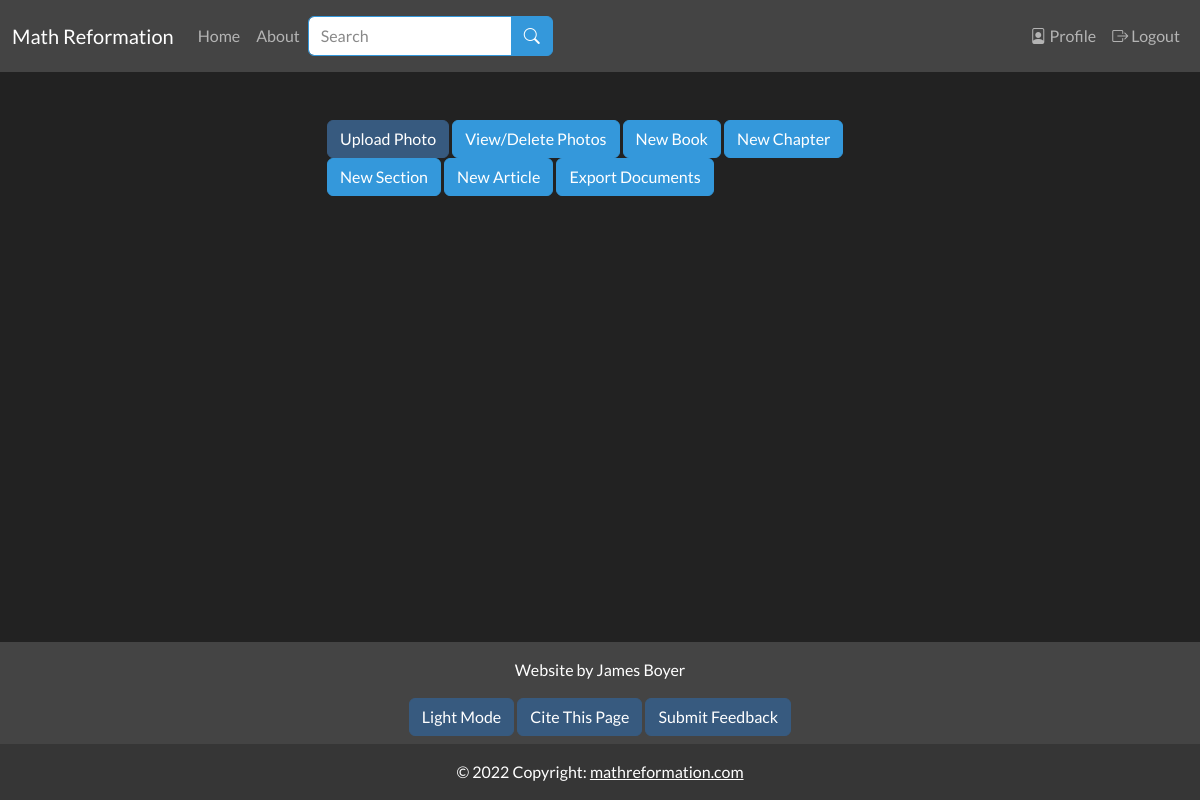
The page /editor_home (signed in) on the database as committed earlier.
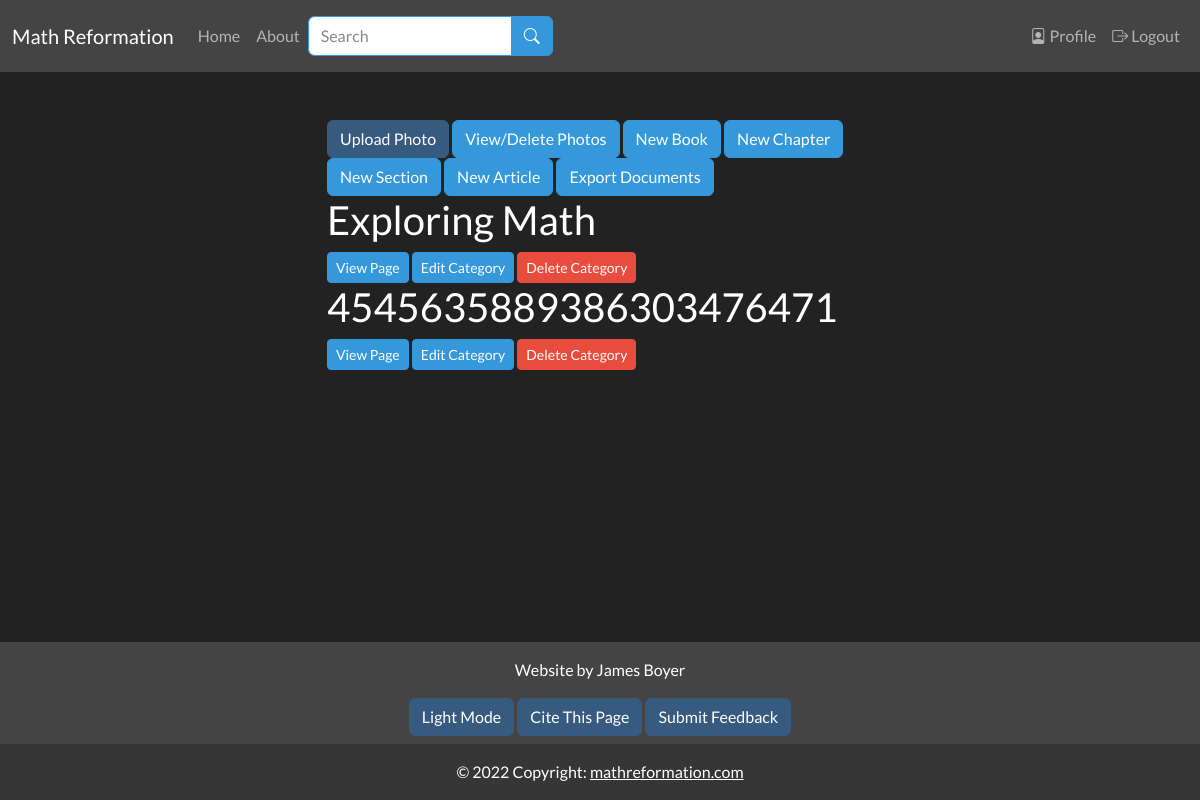
The same page on the database as committed later.
### app/models.py (models this page shows, shortened)
class SearchableMixin(object):
    @classmethod
    def search(cls, expression, page, per_page):
        ids, scores, total = query_index(cls.__tablename__, expression, page, per_page)
        if total == 0:
            return cls.query.filter_by(id=0), [], 0
        when = []
        for i in range(len(ids)):
            when.append((ids[i], i))
        return cls.query.filter(cls.id.in_(ids)).order_by( db.case(when, value=cls.id)), scores, total

class Document(SearchableMixin, db.Model):
    __tablename__ = "document"
    __searchable__ = ["body_main", "name"]
    id = db.Column(db.Integer, primary_key=True)
    name = db.Column(db.String(50), nullable=False, unique=False)
    path = db.Column(db.String(250), unique=True, nullable=False)
    body_main = db.Column(db.String(), index=True)
    body_draft = db.Column(db.String(), index=True)
    date_added = db.Column(db.DateTime, nullable=False,
        default=datetime.utcnow)
    header = db.Column(db.String(), index=True)
    order = db.Column(db.Integer())
    is_visible = db.Column(db.Boolean())
    document_type = db.Column(db.String(10), index=True)
    user_id = db.Column(db.Integer, db.ForeignKey('user.id'))
    prev_page_id = db.Column(db.Integer(), db.ForeignKey("document.id"))
    next_page = db.relationship("Document", backref=backref("prev_page", remote_side=[id]), uselist=False, foreign_keys=[prev_page_id])
    parent_id = db.Column(db.Integer(), db.ForeignKey("document.id"))
    children = db.relationship("Document", backref=backref("parent", remote_side=[id]), foreign_keys=[parent_id])
    def ordered_children(self):
        if self.children == []:
            return []
        children_idx = np.array([child.order if child.order else 1 for child in self.children])
        sorted_children_idx = np.argsort(children_idx)
        return self.children[sorted_children_idx]

### app/staff/routes.py (the view)
@bp.route("/editor_home", methods=["GET", "POST"])
@login_required
@editor_permission.require(http_exception=403)
def editor_home():
    add_photo_form = AddPhotoForm()
    if add_photo_form.validate_on_submit():
        filename = photos.save(request.files["photo"], name=add_photo_form.name.data)
        url =  url_for("_uploads.uploaded_file", setname="photos", filename=filename)
        print("Url: ", url)
        flash("Photo uploaded at: " + url)
    files = os.listdir(current_app.config['UPLOADED_PHOTOS_DEST'])
    books = Document.query.filter_by(document_type="book")
    special = Document.query.filter_by(document_type="special")
    lost_documents = [doc for doc in Document.query.filter_by(parent=None) if doc.document_type not in ["book", "special"]]
    return render_template('staff/editor_home.html',
                            books=books,
                            special=special,
                            lost_documents=lost_documents,
                            add_photo_form=add_photo_form,
                            setname=photos.name,
                            files=files,
                            title="Editor Home")

### app/main/forms.py
class SearchForm(FlaskForm):
    q = StringField("Search", validators=[DataRequired()])
    submit = SubmitField("Search")
    def __init__(self, *args, **kwargs):
        if 'formdata' not in kwargs:
            kwargs['formdata'] = request.args
        if 'csrf_enabled' not in kwargs:
            kwargs['csrf_enabled'] = False
        super(SearchForm, self).__init__(*args, **kwargs)

### app/staff/forms.py
class AddPhotoForm(FlaskForm):
    photo = FileField('Photo')
    name = StringField("Name",validators=[DataRequired()])
    submit = SubmitField('Save')

### MathReformationWebsite.py (called while the page is built)
@app.context_processor
def add_imports():
    return dict(admin_permission=admin_permission, author_permission=author_permission, editor_permission=editor_permission, g=g)

### app/auth/routes.py (called while the page is built)
@login.user_loader
def load_user(id):
    return User.query.get(int(id))

### app/main/routes.py (called while the page is built)
@bp.before_app_request
def before_request():
    g.search_form = SearchForm(meta={'csrf': False})
    if g.search_form.validate():
        print("here")

### app/models.py (called while the page is built)
    def get_task_in_progress(self, name):
        return Task.query.filter_by(name=name, user=self, complete=False).first()

### app/templates/staff/editor_home.html (shortened to what this page needs)
{% extends "base.html" %}
{% from 'macros/form_macros.html' import input, edit_document_button, delete_document_button, view_document_button %}
{% from 'macros/photo_macros.html' import photo_viewer_script, photo_viewer_button, add_photo_button %}
{% block content %}
{{ add_photo_button(field=add_photo_form) }}
{{ photo_viewer_button(files, can_delete=True, btn_name="View/Delete Photos") }}
<a href="{{ url_for('staff.new_document', document_type='book', version='main') }}" class="btn btn-info" role="button">New Book</a>
<a href="{{ url_for('staff.new_document', document_type='chapter', version='main') }}" class="btn btn-info" role="button">New Chapter</a>
<a href="{{ url_for('staff.new_document', document_type='section', version='main') }}" class="btn btn-info" role="button">New Section</a>
<a href="{{ url_for('staff.new_document', document_type='article', version='main') }}" class="btn btn-info" role="button">New Article</a>
{% if not current_user.get_task_in_progress('export_document') %}
<a href="{{ url_for('staff.export') }}" class="btn btn-info" role="button">Export Documents</a>
{% endif %}
{% for book in books %}
<h2>{{ book.name }}</h2>
{{ view_document_button(path=book.path, warning=False) }}
{{ edit_document_button(path=book.path, document_type='category') }}
{{ delete_document_button(path=book.path, document_type='category') }}
{% endfor %}
{% endblock %}
{% block citation %}
{{ citation_info(page_type="Math Reformation", page_name="Editor Home") }}
{% endblock %}

### app/templates/macros/form_macros.html (shortened to what this page needs)
{% macro edit_document_button(path, document_type) -%}
<a href="{{ url_for('staff.edit_document', document_type=document_type, path=path, version='main') }}" class="btn btn-info btn-sm" role="button">Edit {{ document_type.capitalize() }}</a>
{%- endmacro %}
{% macro delete_document_button(path, document_type) -%}
<a href="{{ url_for('staff.delete_file', item_type=document_type, item_name=path) }}" class="btn btn-sm btn-danger" onclick="return confirm('Are you sure you want to delete this {{ document_type }}?');" role="button">Delete {{ document_type.capitalize() }}</a>
{%- endmacro %}
{% macro view_document_button(path, warning) -%}
<a href="{{ url_for('main.document_page', path=path) }}" class="btn btn-sm btn-info" role="button"  {% if warning %}onclick="return confirm('Make sure to save document first! Please click on OK to continue.');" {% endif %}>View Page</a>
{%- endmacro %}

Rows that differ between the two databases and show on the page:
added Document: name "Exploring Math", capitalize "Category"
added Document: name "4545635889386303476471", capitalize "Category"
